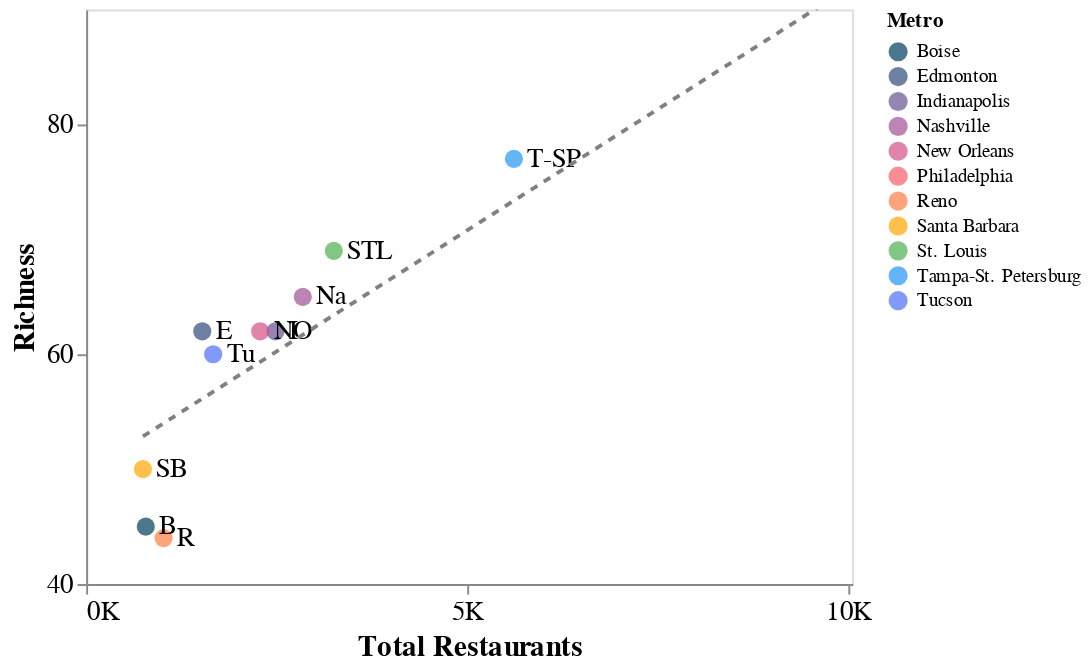

The notebook cell saved with this chart:
### Code cell
colorscheme = [
'#003f5c',
'#2f4b7c',
'#665191',
'#a05195',
'#d45087',
'#f95d6a',
'#ff7c43',
'#ffa600',
'#4CAF50',
'#2196F3',
'#4C6EF5',

]

base = alt.Chart(df_total).mark_point(filled=True, size=90).encode(
    x=alt.X('Total Restaurants', 
            scale=alt.Scale(domain=[0, 10050]),
            axis=alt.Axis(grid=False, 
                          tickCount = 3, 
                          labelExpr='datum.value / 1000 + "K"',
                         labelFontSize=14,
                         titleFontSize=15),
           ),
    y=alt.Y("Richness", scale=alt.Scale(domain=[40, 90]),
            axis=alt.Axis(grid=False,
                          tickCount = 3,
                          labelFontSize=14,
                          titleFontSize=15)),
)

scatter = base.encode(
    color=alt.Color('Metro', 
                    scale=alt.Scale(range=colorscheme)),
    tooltip=['Metro', 'Total Restaurants', "Richness"]
).interactive()

text = base.mark_text(
    align='left',
    baseline='middle',
    dx=7,
    fontSize=14
).encode(
    text='Abbr'
)

line = base.mark_line(color='grey', strokeDash=(4,4)
                     ).transform_regression('Total Restaurants', "Richness")
  
scatter + text + line

### Figure 1 — Vega-Lite specification as saved in the notebook (floating-point values rounded to 4 significant figures)
{"config": {"view": {"continuousWidth": 400, "continuousHeight": 300}}, "layer": [{"mark": {"type": "point", "filled": true, "size": 90}, "encoding": {"color": {"field": "Metro", "scale": {"range": ["#003f5c", "#2f4b7c", "#665191", "#a05195", "#d45087", "#f95d6a", "#ff7c43", "#ffa600", "#4CAF50", "#2196F3", "#4C6EF5"]}, "type": "nominal"}, "tooltip": [{"field": "Metro", "type": "nominal"}, {"field": "Total Restaurants", "type": "quantitative"}, {"field": "Richness", "type": "quantitative"}], "x": {"axis": {"grid": false, "labelExpr": "datum.value / 1000 + \"K\"", "labelFontSize": 14, "tickCount": 3, "titleFontSize": 15}, "field": "Total Restaurants", "scale": {"domain": [0, 10050]}, "type": "quantitative"}, "y": {"axis": {"grid": false, "labelFontSize": 14, "tickCount": 3, "titleFontSize": 15}, "field": "Richness", "scale": {"domain": [40, 90]}, "type": "quantitative"}}, "selection": {"selector053": {"type": "interval", "bind": "scales", "encodings": ["x", "y"]}}}, {"mark": {"type": "text", "align": "left", "baseline": "middle", "dx": 7, "fontSize": 14}, "encoding": {"text": {"field": "Abbr", "type": "nominal"}, "x": {"axis": {"grid": false, "labelExpr": "datum.value / 1000 + \"K\"", "labelFontSize": 14, "tickCount": 3, "titleFontSize": 15}, "field": "Total Restaurants", "scale": {"domain": [0, 10050]}, "type": "quantitative"}, "y": {"axis": {"grid": false, "labelFontSize": 14, "tickCount": 3, "titleFontSize": 15}, "field": "Richness", "scale": {"domain": [40, 90]}, "type": "quantitative"}}}, {"mark": {"type": "line", "color": "grey", "strokeDash": [4, 4]}, "encoding": {"x": {"axis": {"grid": false, "labelExpr": "datum.value / 1000 + \"K\"", "labelFontSize": 14, "tickCount": 3, "titleFontSize": 15}, "field": "Total Restaurants", "scale": {"domain": [0, 10050]}, "type": "quantitative"}, "y": {"axis": {"grid": false, "labelFontSize": 14, "tickCount": 3, "titleFontSize": 15}, "field": "Richness", "scale": {"domain": [40, 90]}, "type": "quantitative"}}, "transform": [{"on": "Total Restaurants", "regression": "Richness"}]}], "data": {"name": "data-19155de21321043d4257fcc106f4a691"}, "$schema": "https://vega.github.io/schema/vega-lite/v4.17.0.json", "datasets": {"data-19155de21321043d4257fcc106f4a691": [{"Metro": "Boise", "Total Restaurants": 782.0, "Shannon H": 2.539, "Simpson D": 6.249, "Richness": 45, "Abbr": "B"}, {"Metro": "Edmonton", "Total Restaurants": 1523.0, "Shannon H": 3.054, "Simpson D": 13.29, "Richness": 62, "Abbr": "E"}, {"Metro": "Indianapolis", "Total Restaurants": 2484.0, "Shannon H": 2.537, "Simpson D": 5.933, "Richness": 62, "Abbr": "I"}, {"Metro": "Nashville", "Total Restaurants": 2842.0, "Shannon H": 2.664, "Simpson D": 7.26, "Richness": 65, "Abbr": "Na"}, {"Metro": "New Orleans", "Total Restaurants": 2283.0, "Shannon H": 2.738, "Simpson D": 8.379, "Richness": 62, "Abbr": "NO"}, {"Metro": "Philadelphia", "Total Restaurants": 10330.0, "Shannon H": 2.772, "Simpson D": 7.472, "Richness": 88, "Abbr": "P"}, {"Metro": "Reno", "Total Restaurants": 1016.0, "Shannon H": 2.469, "Simpson D": 6.305, "Richness": 44, "Abbr": "R"}, {"Metro": "Santa Barbara", "Total Restaurants": 745.0, "Shannon H": 2.53, "Simpson D": 6.359, "Richness": 50, "Abbr": "SB"}, {"Metro": "St. Louis", "Total Restaurants": 3249.0, "Shannon H": 2.475, "Simpson D": 5.481, "Richness": 69, "Abbr": "STL"}, {"Metro": "Tampa-St. Petersburg", "Total Restaurants": 5612.0, "Shannon H": 2.84, "Simpson D": 7.837, "Richness": 77, "Abbr": "T-SP"}, {"Metro": "Tucson", "Total Restaurants": 1666.0, "Shannon H": 2.411, "Simpson D": 5.78, "Richness": 60, "Abbr": "Tu"}]}}
